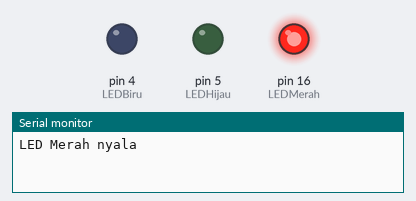
Recording of a sketch running on a simulated Arduino Uno, built with avr-gcc and run on an emulated ATmega328P. On the bench: output pins drawn as LEDs (lit = HIGH), the last lines printed to the serial monitor.

Above: at 0.5 s.
At 1.5 s:
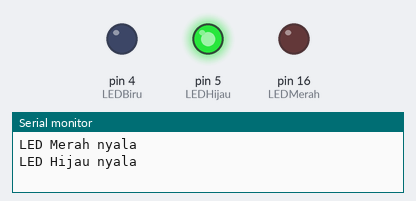
At 5.5 s:
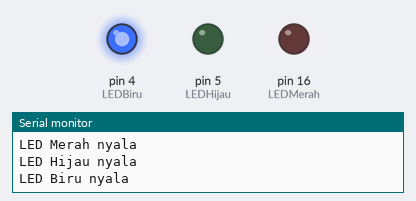
Timing chart, 0 to 6.9 s (numbered marks = the images above):
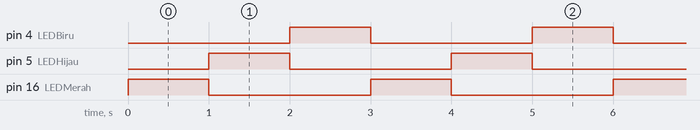

Measured:
- by itself, pin 4 (LEDBiru), pin 5 (LEDHijau), pin 16 (LEDMerah): alternates HIGH for 1.0 s and LOW for 2.0 s
- by itself, everything shown: repeats every 3.0 s, in 3 steps

The sketch:

Praktikum3.ino
```cpp
#define LEDMerah 16
#define LEDHijau 5
#define LEDBiru 4

void setup() {
  Serial.begin(9600);
  pinMode(LEDMerah, OUTPUT);
  pinMode(LEDHijau, OUTPUT);
  pinMode(LEDBiru, OUTPUT);
}

void RunningLED() {
  digitalWrite(LEDMerah, HIGH);
  digitalWrite(LEDHijau, LOW);
  digitalWrite(LEDBiru, LOW);
  Serial.println("LED Merah nyala");
  delay(1000);

  digitalWrite(LEDMerah, LOW);
  digitalWrite(LEDHijau, HIGH);
  digitalWrite(LEDBiru, LOW);
  Serial.println("LED Hijau nyala");
  delay(1000);

  digitalWrite(LEDMerah, LOW);
  digitalWrite(LEDHijau, LOW);
  digitalWrite(LEDBiru, HIGH);
  Serial.println("LED Biru nyala");
  delay(1000);

  Serial.println();
}

void loop() {
  RunningLED();
}
```
